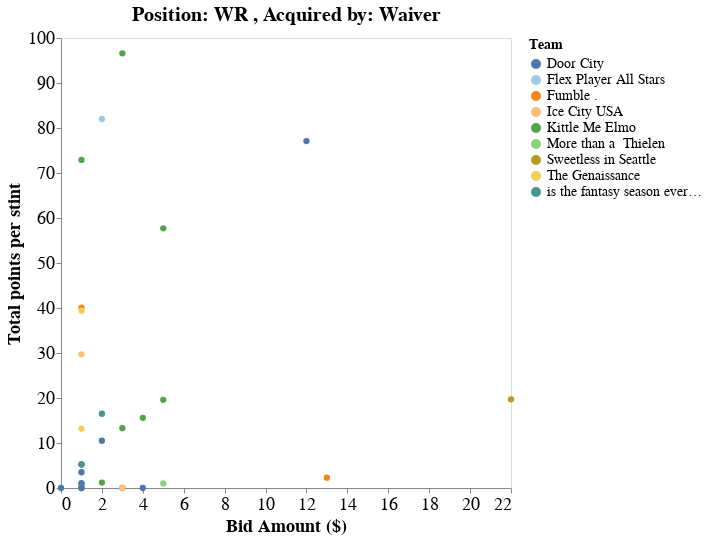

Write notebook code for a chart like this one.
### Markdown cell above
## Waiver Wire Acquisitions

### Code cell
plot_title,chart = scatterplot_acquisitions(df_stints, position='WR', acq_by_draft=False)
chart

### Figure 1 — Vega-Lite specification as saved in the notebook (floating-point values rounded to 4 significant figures)
{"config": {"view": {"continuousWidth": 400, "continuousHeight": 300}, "axis": {"labelFontSize": 18, "titleFontSize": 18}, "legend": {"labelFontSize": 14, "titleFontSize": 14}, "title": {"fontSize": 20}}, "data": {"name": "data-bf523456b7d42366556ce5a3de95efcc"}, "mark": {"type": "circle", "size": 40}, "encoding": {"color": {"condition": {"field": "Team", "scale": {"scheme": "tableau20"}, "type": "nominal", "selection": "selector003"}, "value": "lightgray"}, "opacity": {"condition": {"value": 1, "selection": "selector003"}, "value": 0.1}, "tooltip": [{"field": "Player", "type": "nominal"}, {"field": "Team", "type": "nominal"}, {"field": "Bid Amount ($)", "type": "quantitative"}, {"field": "Total points per stint", "type": "quantitative"}], "x": {"axis": {"grid": false}, "field": "Bid Amount ($)", "type": "quantitative"}, "y": {"axis": {"grid": false}, "field": "Total points per stint", "type": "quantitative"}}, "height": 450, "selection": {"selector003": {"type": "multi", "fields": ["Team"], "bind": "legend"}}, "title": "Position: WR , Acquired by: Waiver", "width": 450, "$schema": "https://vega.github.io/schema/vega-lite/v4.17.0.json", "datasets": {"data-bf523456b7d42366556ce5a3de95efcc": [{"Stint_id": 7, "Player": "Alec Pierce", "Team": "The Genaissance", "ProTeam": "IND", "Added": "2022-10-23T00:00:00", "Bid Amount ($)": 1, "Dropped": "2022-11-02T00:00:00", "Stint (wks)": [7, 8], "Position": "WR", "Drafted": false, "Total points per stint": 13.2}, {"Stint_id": 73, "Player": "Christian Watson", "Team": "Door City", "ProTeam": "GB", "Added": "2022-11-16T00:00:00", "Bid Amount ($)": 12, "Dropped": "", "Stint (wks)": [11, 12, 13, 15, 16, 17, 18], "Position": "WR", "Drafted": false, "Total points per stint": 77.1}, {"Stint_id": 89, "Player": "Curtis Samuel", "Team": "Kittle Me Elmo", "ProTeam": "WSH", "Added": "2022-09-14T00:00:00", "Bid Amount ($)": 3, "Dropped": "2022-11-30T00:00:00", "Stint (wks)": [2, 3, 4, 5, 6, 7, 8, 9, 10, 11, 12], "Position": "WR", "Drafted": false, "Total points per stint": 96.6}, {"Stint_id": 93, "Player": "DJ Chark", "Team": "Door City", "ProTeam": "DET", "Added": "2022-10-01T00:00:00", "Bid Amount ($)": 3, "Dropped": "2022-10-01T00:00:00", "Stint (wks)": [], "Position": "WR", "Drafted": false, "Total points per stint": 0.0}, {"Stint_id": 94, "Player": "DJ Chark", "Team": "Door City", "ProTeam": "DET", "Added": "2022-10-01T00:00:00", "Bid Amount ($)": 0, "Dropped": "2022-10-01T00:00:00", "Stint (wks)": [], "Position": "WR", "Drafted": false, "Total points per stint": 0.0}, {"Stint_id": 113, "Player": "Darius Slayton", "Team": "Fumble .", "ProTeam": "NYG", "Added": "2022-11-24T00:00:00", "Bid Amount ($)": 1, "Dropped": "", "Stint (wks)": [12, 13, 14, 15, 16, 17, 18], "Position": "WR", "Drafted": false, "Total points per stint": 40.1}, {"Stint_id": 139, "Player": "Devin Duvernay", "Team": "More than a  Thielen", "ProTeam": "BAL", "Added": "2022-11-07T00:00:00", "Bid Amount ($)": 5, "Dropped": "2022-11-12T00:00:00", "Stint (wks)": [9], "Position": "WR", "Drafted": false, "Total points per stint": 1.0}, {"Stint_id": 140, "Player": "Devin Duvernay", "Team": "Kittle Me Elmo", "ProTeam": "BAL", "Added": "2022-11-17T00:00:00", "Bid Amount ($)": 2, "Dropped": "2022-11-23T00:00:00", "Stint (wks)": [11], "Position": "WR", "Drafted": false, "Total points per stint": 1.2}, {"Stint_id": 147, "Player": "Donovan Peoples-Jones", "Team": "Ice City USA", "ProTeam": "CLE", "Added": "2022-12-07T00:00:00", "Bid Amount ($)": 3, "Dropped": "2022-12-08T00:00:00", "Stint (wks)": [], "Position": "WR", "Drafted": false, "Total points per stint": 0.0}, {"Stint_id": 148, "Player": "Donovan Peoples-Jones", "Team": "Kittle Me Elmo", "ProTeam": "CLE", "Added": "2022-12-14T00:00:00", "Bid Amount ($)": 5, "Dropped": "", "Stint (wks)": [15, 16, 17, 18], "Position": "WR", "Drafted": false, "Total points per stint": 19.6}, {"Stint_id": 172, "Player": "George Pickens", "Team": "Kittle Me Elmo", "ProTeam": "PIT", "Added": "2022-09-11T00:00:00", "Bid Amount ($)": 1, "Dropped": "2022-09-14T00:00:00", "Stint (wks)": [1], "Position": "WR", "Drafted": false, "Total points per stint": 0.8}, {"Stint_id": 173, "Player": "George Pickens", "Team": "Kittle Me Elmo", "ProTeam": "PIT", "Added": "2022-10-05T00:00:00", "Bid Amount ($)": 4, "Dropped": "2022-10-19T00:00:00", "Stint (wks)": [5, 6], "Position": "WR", "Drafted": false, "Total points per stint": 15.6}, {"Stint_id": 174, "Player": "George Pickens", "Team": "Kittle Me Elmo", "ProTeam": "PIT", "Added": "2022-10-28T00:00:00", "Bid Amount ($)": 1, "Dropped": "", "Stint (wks)": [8, 10, 11, 12, 13, 14, 15, 16, 17, 18], "Position": "WR", "Drafted": false, "Total points per stint": 72.9}, {"Stint_id": 180, "Player": "Greg Dortch", "Team": "Door City", "ProTeam": "ARI", "Added": "2022-10-02T00:00:00", "Bid Amount ($)": 1, "Dropped": "2022-10-05T00:00:00", "Stint (wks)": [4], "Position": "WR", "Drafted": false, "Total points per stint": 1.1}, {"Stint_id": 208, "Player": "Jahan Dotson", "Team": "Ice City USA", "ProTeam": "WSH", "Added": "2022-09-14T00:00:00", "Bid Amount ($)": 1, "Dropped": "2022-10-12T00:00:00", "Stint (wks)": [2, 3, 4, 5], "Position": "WR", "Drafted": false, "Total points per stint": 29.7}, {"Stint_id": 209, "Player": "Jahan Dotson", "Team": "Door City", "ProTeam": "WSH", "Added": "2022-12-31T00:00:00", "Bid Amount ($)": 1, "Dropped": "", "Stint (wks)": [17, 18], "Position": "WR", "Drafted": false, "Total points per stint": 5.2}, {"Stint_id": 217, "Player": "Jameson Williams", "Team": "Ice City USA", "ProTeam": "DET", "Added": "2022-10-12T00:00:00", "Bid Amount ($)": 1, "Dropped": "2022-10-26T00:00:00", "Stint (wks)": [7], "Position": "WR", "Drafted": false, "Total points per stint": 0.0}, {"Stint_id": 242, "Player": "Joshua Palmer", "Team": "Kittle Me Elmo", "ProTeam": "LAC", "Added": "2022-10-27T00:00:00", "Bid Amount ($)": 1, "Dropped": "2022-10-28T00:00:00", "Stint (wks)": [], "Position": "WR", "Drafted": false, "Total points per stint": 0.0}, {"Stint_id": 243, "Player": "Joshua Palmer", "Team": "Flex Player All Stars", "ProTeam": "LAC", "Added": "2022-11-04T00:00:00", "Bid Amount ($)": 2, "Dropped": "2022-12-27T00:00:00", "Stint (wks)": [9, 10, 11, 12, 13, 14, 15, 16], "Position": "WR", "Drafted": false, "Total points per stint": 82.0}, {"Stint_id": 246, "Player": "Julio Jones", "Team": "Door City", "ProTeam": "TB", "Added": "2022-09-14T00:00:00", "Bid Amount ($)": 4, "Dropped": "2022-09-28T00:00:00", "Stint (wks)": [2, 3], "Position": "WR", "Drafted": false, "Total points per stint": 0.0}, {"Stint_id": 278, "Player": "Marquise Goodwin", "Team": "is the fantasy season everett?", "ProTeam": "SEA", "Added": "2022-10-26T00:00:00", "Bid Amount ($)": 1, "Dropped": "2022-11-05T00:00:00", "Stint (wks)": [8], "Position": "WR", "Drafted": false, "Total points per stint": 5.3}, {"Stint_id": 284, "Player": "Mecole Hardman", "Team": "Door City", "ProTeam": "KC", "Added": "2022-11-10T00:00:00", "Bid Amount ($)": 1, "Dropped": "2022-11-19T00:00:00", "Stint (wks)": [10], "Position": "WR", "Drafted": false, "Total points per stint": 0.0}, {"Stint_id": 306, "Player": "Noah Brown", "Team": "is the fantasy season everett?", "ProTeam": "DAL", "Added": "2022-09-22T00:00:00", "Bid Amount ($)": 2, "Dropped": "2022-10-16T00:00:00", "Stint (wks)": [3, 4, 5], "Position": "WR", "Drafted": false, "Total points per stint": 16.5}, {"Stint_id": 317, "Player": "Parris Campbell", "Team": "The Genaissance", "ProTeam": "IND", "Added": "2022-10-30T00:00:00", "Bid Amount ($)": 1, "Dropped": "2022-12-02T00:00:00", "Stint (wks)": [8, 9, 10, 11, 12], "Position": "WR", "Drafted": false, "Total points per stint": 39.4}, {"Stint_id": 342, "Player": "Romeo Doubs", "Team": "Sweetless in Seattle", "ProTeam": "GB", "Added": "2022-09-28T00:00:00", "Bid Amount ($)": 22, "Dropped": "2022-10-27T00:00:00", "Stint (wks)": [4, 5, 6, 7], "Position": "WR", "Drafted": false, "Total points per stint": 19.7}, {"Stint_id": 343, "Player": "Romeo Doubs", "Team": "Fumble .", "ProTeam": "GB", "Added": "2022-11-02T00:00:00", "Bid Amount ($)": 13, "Dropped": "2022-11-16T00:00:00", "Stint (wks)": [9, 10], "Position": "WR", "Drafted": false, "Total points per stint": 2.3}, {"Stint_id": 344, "Player": "Romeo Doubs", "Team": "Door City", "ProTeam": "GB", "Added": "2023-01-01T00:00:00", "Bid Amount ($)": 1, "Dropped": "", "Stint (wks)": [17, 18], "Position": "WR", "Drafted": false, "Total points per stint": 3.5}, {"Stint_id": 345, "Player": "Rondale Moore", "Team": "Kittle Me Elmo", "ProTeam": "ARI", "Added": "2022-11-09T00:00:00", "Bid Amount ($)": 3, "Dropped": "2022-12-01T00:00:00", "Stint (wks)": [10, 11, 12], "Position": "WR", "Drafted": false, "Total points per stint": 13.3}, {"Stint_id": 401, "Player": "Wan'Dale Robinson", "Team": "Door City", "ProTeam": "NYG", "Added": "2022-10-19T00:00:00", "Bid Amount ($)": 2, "Dropped": "2022-11-02T00:00:00", "Stint (wks)": [7, 8], "Position": "WR", "Drafted": false, "Total points per stint": 10.5}, {"Stint_id": 406, "Player": "Zay Jones", "Team": "Kittle Me Elmo", "ProTeam": "JAX", "Added": "2022-11-30T00:00:00", "Bid Amount ($)": 5, "Dropped": "", "Stint (wks)": [13, 14, 15, 16, 17, 18], "Position": "WR", "Drafted": false, "Total points per stint": 57.7}]}}
